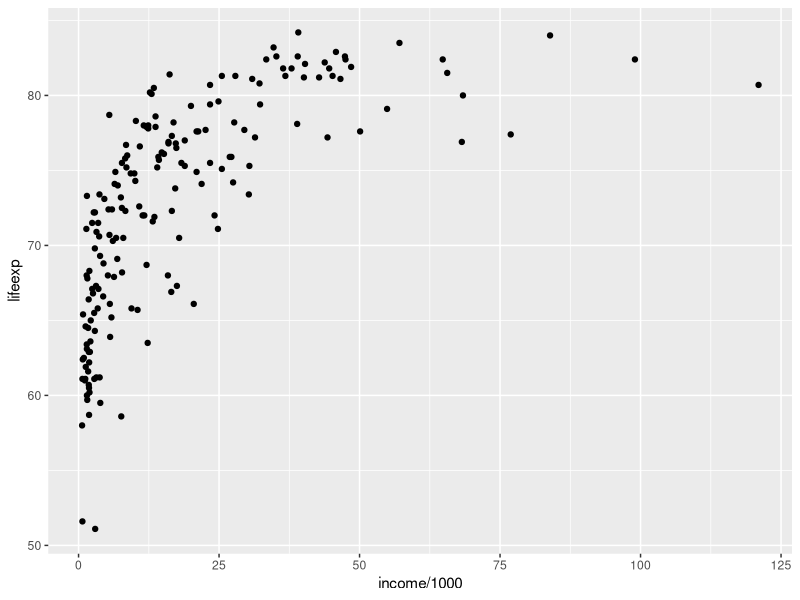
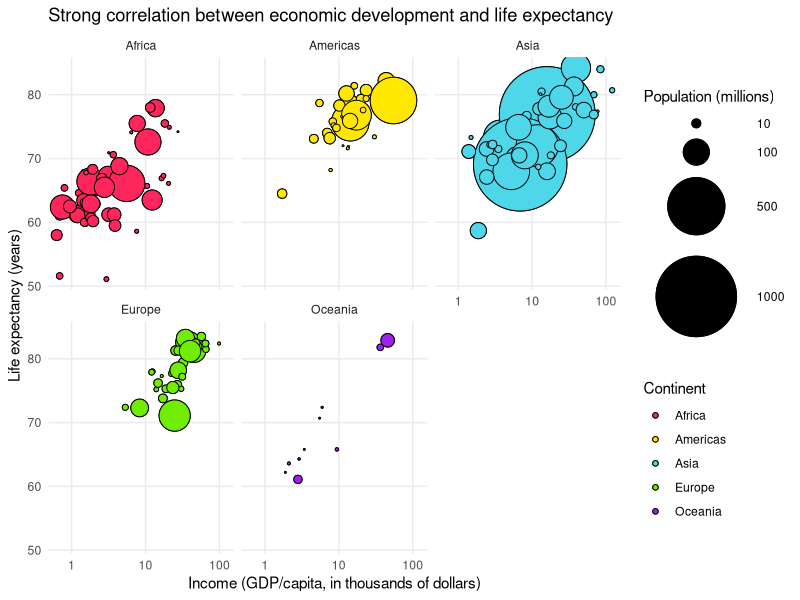

Generate these figures, in order, with R: (Note: this script raises an error after producing the figures.)
library(ggplot2)
library(dplyr)


##################
# LOAD DATA
# Reference: 
##################


df <- read.csv("data/gapminder_data.csv", sep=",")

#versão básica
df %>% ggplot(aes(x = income/1000, y = lifeexp)) +
  geom_point()


df %>% ggplot(aes(x = income/1000, y = lifeexp, size = population/1000000, fill = continent)) +
  geom_point() +
  geom_point(shape = 21) +
  scale_x_log10() + 
  scale_size_area(max_size = 32, name = "Population (millions)", breaks = c(10, 100, 500, 1000)) +
  scale_fill_manual(values = c("#FF265C", "#FFE700", "#4ED7E9", "#70ED02", "purple"),  name = "Continent") +
  theme_minimal() +
  theme(panel.grid.minor = element_blank()) +
  xlab("Income (GDP/capita, in thousands of dollars)") +
  ylab("Life expectancy (years)") +
  ggtitle("Strong correlation between economic development and life expectancy") +
  facet_wrap(~continent)



df %>% ggplot(aes(x = continent, y = lifeexp, fill = continent)) +
  geom_bar(stat="identity") +
  scale_x_log10() + 
  scale_size_area(max_size = 32, name = "Population (millions)", breaks = c(10, 100, 500, 1000)) +
  scale_fill_manual(values = c("#FF265C", "#FFE700", "#4ED7E9", "#70ED02", "purple"),  name = "Continent") +
  theme_minimal() +
  theme(panel.grid.minor = element_blank()) +
  xlab("Income (GDP/capita, in thousands of dollars)") +
  ylab("Life expectancy (years)") +
  ggtitle("Strong correlation between economic development and life expectancy") +
  facet_wrap(~continent)


ggsave(filename = "ggplot-bubble-chart.png", units = "cm", width = 25, height = 18)